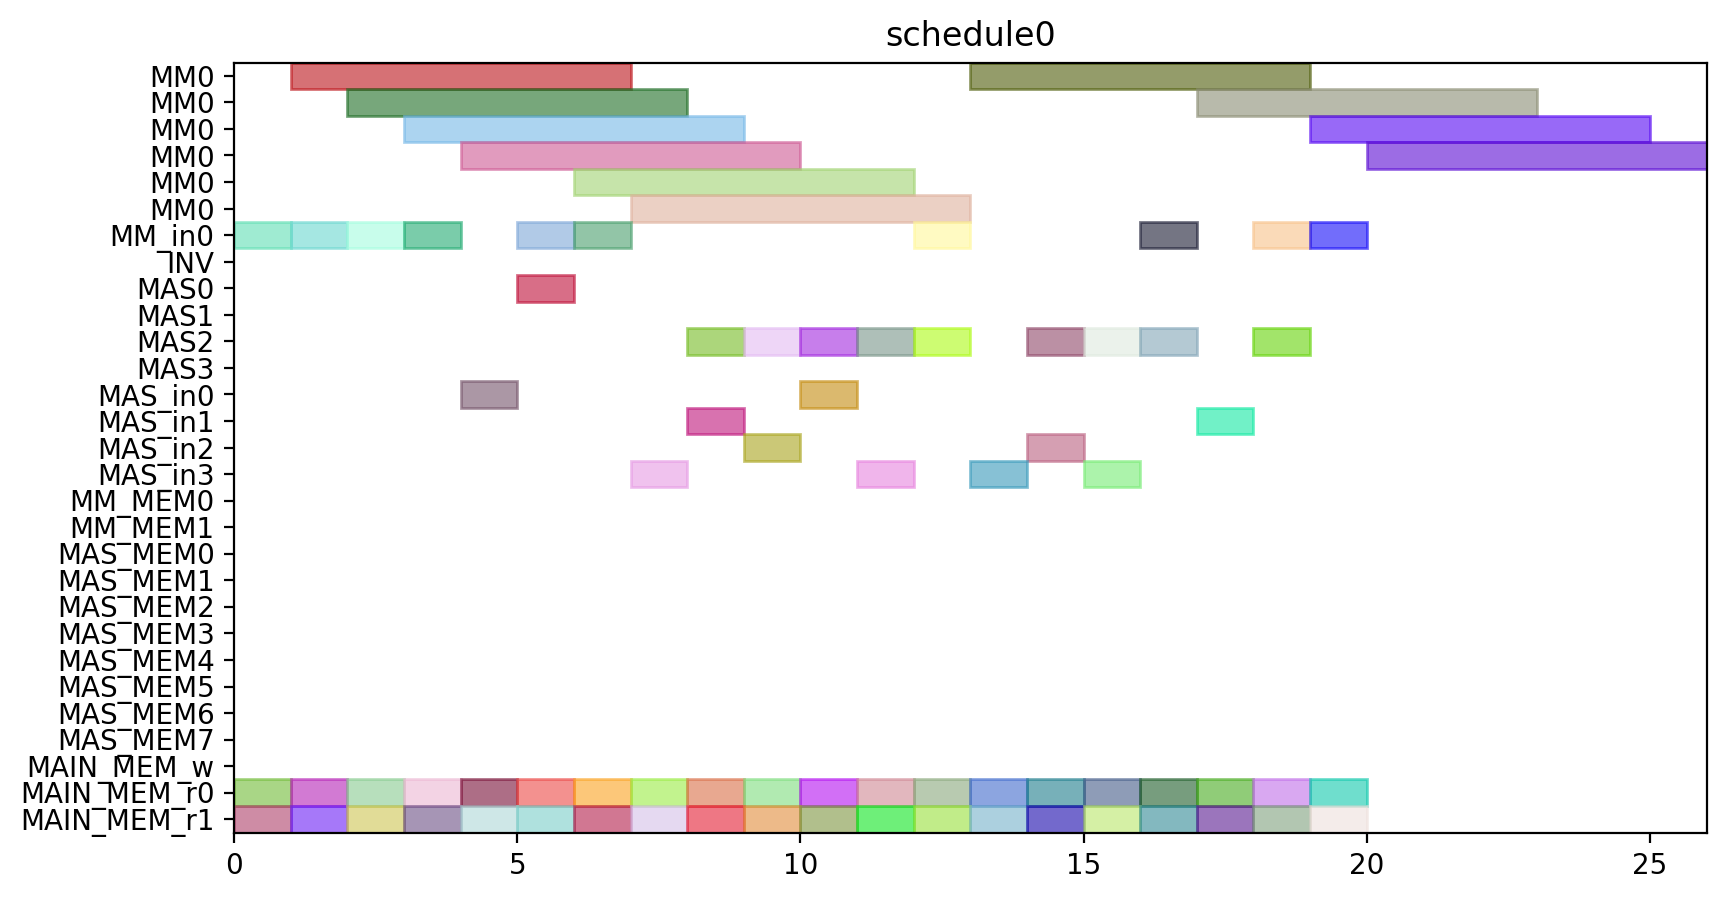

This figure's Python source:
from pyschedule import Scenario, solvers, plotters, alt


def solve():
	horizon = 90
	S = Scenario("schedule0", horizon=horizon)

	# resource
	MM = S.Resources('MM', num=1, size=6)
	MM_in = S.Resources('MM_in', num=1)
	INV = S.Resource('INV')
	MAS = S.Resources('MAS', num=4, size=1, periods=range(1, horizon))
	MAS_in = S.Resources('MAS_in', num=4)
	MM_MEM = S.Resources('MM_MEM', num=2)
	MAS_MEM = S.Resources('MAS_MEM', num=8)
	MAIN_MEM_w = S.Resource('MAIN_MEM_w', size=1)
	MAIN_MEM_r = S.Resources('MAIN_MEM_r', num=2)

	# result of previous scheduling

	# new tasks
	c10_t0_in = S.Task('c10_t0_in', length=1, delay_cost=1)
	c10_t0_in += alt(MM_in)
	c10_t0 = S.Task('c10_t0', length=6, delay_cost=1)
	c10_t0 += alt(MM)
	S += c10_t0>=c10_t0_in

	c10_t0_mem0 = S.Task('c10_t0_mem0', length=1, delay_cost=1)
	c10_t0_mem0 += MAIN_MEM_r[0]
	S += c10_t0_mem0 <= c10_t0

	c10_t0_mem1 = S.Task('c10_t0_mem1', length=1, delay_cost=1)
	c10_t0_mem1 += MAIN_MEM_r[1]
	S += c10_t0_mem1 <= c10_t0

	c10_t1_in = S.Task('c10_t1_in', length=1, delay_cost=1)
	c10_t1_in += alt(MM_in)
	c10_t1 = S.Task('c10_t1', length=6, delay_cost=1)
	c10_t1 += alt(MM)
	S += c10_t1>=c10_t1_in

	c10_t1_mem0 = S.Task('c10_t1_mem0', length=1, delay_cost=1)
	c10_t1_mem0 += MAIN_MEM_r[0]
	S += c10_t1_mem0 <= c10_t1

	c10_t1_mem1 = S.Task('c10_t1_mem1', length=1, delay_cost=1)
	c10_t1_mem1 += MAIN_MEM_r[1]
	S += c10_t1_mem1 <= c10_t1

	c10_t2_in = S.Task('c10_t2_in', length=1, delay_cost=1)
	c10_t2_in += alt(MAS_in)
	c10_t2 = S.Task('c10_t2', length=1, delay_cost=1)
	c10_t2 += alt(MAS)

	S += c10_t2>=c10_t2_in

	c10_t2_mem0 = S.Task('c10_t2_mem0', length=1, delay_cost=1)
	c10_t2_mem0 += MAIN_MEM_r[0]
	S += c10_t2_mem0 <= c10_t2

	c10_t2_mem1 = S.Task('c10_t2_mem1', length=1, delay_cost=1)
	c10_t2_mem1 += MAIN_MEM_r[1]
	S += c10_t2_mem1 <= c10_t2

	c10_t3_in = S.Task('c10_t3_in', length=1, delay_cost=1)
	c10_t3_in += alt(MAS_in)
	c10_t3 = S.Task('c10_t3', length=1, delay_cost=1)
	c10_t3 += alt(MAS)

	S += c10_t3>=c10_t3_in

	c10_t3_mem0 = S.Task('c10_t3_mem0', length=1, delay_cost=1)
	c10_t3_mem0 += MAIN_MEM_r[0]
	S += c10_t3_mem0 <= c10_t3

	c10_t3_mem1 = S.Task('c10_t3_mem1', length=1, delay_cost=1)
	c10_t3_mem1 += MAIN_MEM_r[1]
	S += c10_t3_mem1 <= c10_t3

	c20_t0_in = S.Task('c20_t0_in', length=1, delay_cost=1)
	c20_t0_in += alt(MM_in)
	c20_t0 = S.Task('c20_t0', length=6, delay_cost=1)
	c20_t0 += alt(MM)
	S += c20_t0>=c20_t0_in

	c20_t0_mem0 = S.Task('c20_t0_mem0', length=1, delay_cost=1)
	c20_t0_mem0 += MAIN_MEM_r[0]
	S += c20_t0_mem0 <= c20_t0

	c20_t0_mem1 = S.Task('c20_t0_mem1', length=1, delay_cost=1)
	c20_t0_mem1 += MAIN_MEM_r[1]
	S += c20_t0_mem1 <= c20_t0

	c20_t1_in = S.Task('c20_t1_in', length=1, delay_cost=1)
	c20_t1_in += alt(MM_in)
	c20_t1 = S.Task('c20_t1', length=6, delay_cost=1)
	c20_t1 += alt(MM)
	S += c20_t1>=c20_t1_in

	c20_t1_mem0 = S.Task('c20_t1_mem0', length=1, delay_cost=1)
	c20_t1_mem0 += MAIN_MEM_r[0]
	S += c20_t1_mem0 <= c20_t1

	c20_t1_mem1 = S.Task('c20_t1_mem1', length=1, delay_cost=1)
	c20_t1_mem1 += MAIN_MEM_r[1]
	S += c20_t1_mem1 <= c20_t1

	c20_t2_in = S.Task('c20_t2_in', length=1, delay_cost=1)
	c20_t2_in += alt(MAS_in)
	c20_t2 = S.Task('c20_t2', length=1, delay_cost=1)
	c20_t2 += alt(MAS)

	S += c20_t2>=c20_t2_in

	c20_t2_mem0 = S.Task('c20_t2_mem0', length=1, delay_cost=1)
	c20_t2_mem0 += MAIN_MEM_r[0]
	S += c20_t2_mem0 <= c20_t2

	c20_t2_mem1 = S.Task('c20_t2_mem1', length=1, delay_cost=1)
	c20_t2_mem1 += MAIN_MEM_r[1]
	S += c20_t2_mem1 <= c20_t2

	c20_t3_in = S.Task('c20_t3_in', length=1, delay_cost=1)
	c20_t3_in += alt(MAS_in)
	c20_t3 = S.Task('c20_t3', length=1, delay_cost=1)
	c20_t3 += alt(MAS)

	S += c20_t3>=c20_t3_in

	c20_t3_mem0 = S.Task('c20_t3_mem0', length=1, delay_cost=1)
	c20_t3_mem0 += MAIN_MEM_r[0]
	S += c20_t3_mem0 <= c20_t3

	c20_t3_mem1 = S.Task('c20_t3_mem1', length=1, delay_cost=1)
	c20_t3_mem1 += MAIN_MEM_r[1]
	S += c20_t3_mem1 <= c20_t3

	c01_t0_in = S.Task('c01_t0_in', length=1, delay_cost=1)
	c01_t0_in += alt(MM_in)
	c01_t0 = S.Task('c01_t0', length=6, delay_cost=1)
	c01_t0 += alt(MM)
	S += c01_t0>=c01_t0_in

	c01_t0_mem0 = S.Task('c01_t0_mem0', length=1, delay_cost=1)
	c01_t0_mem0 += MAIN_MEM_r[0]
	S += c01_t0_mem0 <= c01_t0

	c01_t0_mem1 = S.Task('c01_t0_mem1', length=1, delay_cost=1)
	c01_t0_mem1 += MAIN_MEM_r[1]
	S += c01_t0_mem1 <= c01_t0

	c01_t1_in = S.Task('c01_t1_in', length=1, delay_cost=1)
	c01_t1_in += alt(MM_in)
	c01_t1 = S.Task('c01_t1', length=6, delay_cost=1)
	c01_t1 += alt(MM)
	S += c01_t1>=c01_t1_in

	c01_t1_mem0 = S.Task('c01_t1_mem0', length=1, delay_cost=1)
	c01_t1_mem0 += MAIN_MEM_r[0]
	S += c01_t1_mem0 <= c01_t1

	c01_t1_mem1 = S.Task('c01_t1_mem1', length=1, delay_cost=1)
	c01_t1_mem1 += MAIN_MEM_r[1]
	S += c01_t1_mem1 <= c01_t1

	c01_t2_in = S.Task('c01_t2_in', length=1, delay_cost=1)
	c01_t2_in += alt(MAS_in)
	c01_t2 = S.Task('c01_t2', length=1, delay_cost=1)
	c01_t2 += alt(MAS)

	S += c01_t2>=c01_t2_in

	c01_t2_mem0 = S.Task('c01_t2_mem0', length=1, delay_cost=1)
	c01_t2_mem0 += MAIN_MEM_r[0]
	S += c01_t2_mem0 <= c01_t2

	c01_t2_mem1 = S.Task('c01_t2_mem1', length=1, delay_cost=1)
	c01_t2_mem1 += MAIN_MEM_r[1]
	S += c01_t2_mem1 <= c01_t2

	c01_t3_in = S.Task('c01_t3_in', length=1, delay_cost=1)
	c01_t3_in += alt(MAS_in)
	c01_t3 = S.Task('c01_t3', length=1, delay_cost=1)
	c01_t3 += alt(MAS)

	S += c01_t3>=c01_t3_in

	c01_t3_mem0 = S.Task('c01_t3_mem0', length=1, delay_cost=1)
	c01_t3_mem0 += MAIN_MEM_r[0]
	S += c01_t3_mem0 <= c01_t3

	c01_t3_mem1 = S.Task('c01_t3_mem1', length=1, delay_cost=1)
	c01_t3_mem1 += MAIN_MEM_r[1]
	S += c01_t3_mem1 <= c01_t3

	c11_t0_in = S.Task('c11_t0_in', length=1, delay_cost=1)
	c11_t0_in += alt(MM_in)
	c11_t0 = S.Task('c11_t0', length=6, delay_cost=1)
	c11_t0 += alt(MM)
	S += c11_t0>=c11_t0_in

	c11_t0_mem0 = S.Task('c11_t0_mem0', length=1, delay_cost=1)
	c11_t0_mem0 += MAIN_MEM_r[0]
	S += c11_t0_mem0 <= c11_t0

	c11_t0_mem1 = S.Task('c11_t0_mem1', length=1, delay_cost=1)
	c11_t0_mem1 += MAIN_MEM_r[1]
	S += c11_t0_mem1 <= c11_t0

	c11_t1_in = S.Task('c11_t1_in', length=1, delay_cost=1)
	c11_t1_in += alt(MM_in)
	c11_t1 = S.Task('c11_t1', length=6, delay_cost=1)
	c11_t1 += alt(MM)
	S += c11_t1>=c11_t1_in

	c11_t1_mem0 = S.Task('c11_t1_mem0', length=1, delay_cost=1)
	c11_t1_mem0 += MAIN_MEM_r[0]
	S += c11_t1_mem0 <= c11_t1

	c11_t1_mem1 = S.Task('c11_t1_mem1', length=1, delay_cost=1)
	c11_t1_mem1 += MAIN_MEM_r[1]
	S += c11_t1_mem1 <= c11_t1

	c11_t2_in = S.Task('c11_t2_in', length=1, delay_cost=1)
	c11_t2_in += alt(MAS_in)
	c11_t2 = S.Task('c11_t2', length=1, delay_cost=1)
	c11_t2 += alt(MAS)

	S += c11_t2>=c11_t2_in

	c11_t2_mem0 = S.Task('c11_t2_mem0', length=1, delay_cost=1)
	c11_t2_mem0 += MAIN_MEM_r[0]
	S += c11_t2_mem0 <= c11_t2

	c11_t2_mem1 = S.Task('c11_t2_mem1', length=1, delay_cost=1)
	c11_t2_mem1 += MAIN_MEM_r[1]
	S += c11_t2_mem1 <= c11_t2

	c11_t3_in = S.Task('c11_t3_in', length=1, delay_cost=1)
	c11_t3_in += alt(MAS_in)
	c11_t3 = S.Task('c11_t3', length=1, delay_cost=1)
	c11_t3 += alt(MAS)

	S += c11_t3>=c11_t3_in

	c11_t3_mem0 = S.Task('c11_t3_mem0', length=1, delay_cost=1)
	c11_t3_mem0 += MAIN_MEM_r[0]
	S += c11_t3_mem0 <= c11_t3

	c11_t3_mem1 = S.Task('c11_t3_mem1', length=1, delay_cost=1)
	c11_t3_mem1 += MAIN_MEM_r[1]
	S += c11_t3_mem1 <= c11_t3

	c21_t0_in = S.Task('c21_t0_in', length=1, delay_cost=1)
	c21_t0_in += alt(MM_in)
	c21_t0 = S.Task('c21_t0', length=6, delay_cost=1)
	c21_t0 += alt(MM)
	S += c21_t0>=c21_t0_in

	c21_t0_mem0 = S.Task('c21_t0_mem0', length=1, delay_cost=1)
	c21_t0_mem0 += MAIN_MEM_r[0]
	S += c21_t0_mem0 <= c21_t0

	c21_t0_mem1 = S.Task('c21_t0_mem1', length=1, delay_cost=1)
	c21_t0_mem1 += MAIN_MEM_r[1]
	S += c21_t0_mem1 <= c21_t0

	c21_t1_in = S.Task('c21_t1_in', length=1, delay_cost=1)
	c21_t1_in += alt(MM_in)
	c21_t1 = S.Task('c21_t1', length=6, delay_cost=1)
	c21_t1 += alt(MM)
	S += c21_t1>=c21_t1_in

	c21_t1_mem0 = S.Task('c21_t1_mem0', length=1, delay_cost=1)
	c21_t1_mem0 += MAIN_MEM_r[0]
	S += c21_t1_mem0 <= c21_t1

	c21_t1_mem1 = S.Task('c21_t1_mem1', length=1, delay_cost=1)
	c21_t1_mem1 += MAIN_MEM_r[1]
	S += c21_t1_mem1 <= c21_t1

	c21_t2_in = S.Task('c21_t2_in', length=1, delay_cost=1)
	c21_t2_in += alt(MAS_in)
	c21_t2 = S.Task('c21_t2', length=1, delay_cost=1)
	c21_t2 += alt(MAS)

	S += c21_t2>=c21_t2_in

	c21_t2_mem0 = S.Task('c21_t2_mem0', length=1, delay_cost=1)
	c21_t2_mem0 += MAIN_MEM_r[0]
	S += c21_t2_mem0 <= c21_t2

	c21_t2_mem1 = S.Task('c21_t2_mem1', length=1, delay_cost=1)
	c21_t2_mem1 += MAIN_MEM_r[1]
	S += c21_t2_mem1 <= c21_t2

	c21_t3_in = S.Task('c21_t3_in', length=1, delay_cost=1)
	c21_t3_in += alt(MAS_in)
	c21_t3 = S.Task('c21_t3', length=1, delay_cost=1)
	c21_t3 += alt(MAS)

	S += c21_t3>=c21_t3_in

	c21_t3_mem0 = S.Task('c21_t3_mem0', length=1, delay_cost=1)
	c21_t3_mem0 += MAIN_MEM_r[0]
	S += c21_t3_mem0 <= c21_t3

	c21_t3_mem1 = S.Task('c21_t3_mem1', length=1, delay_cost=1)
	c21_t3_mem1 += MAIN_MEM_r[1]
	S += c21_t3_mem1 <= c21_t3

	solvers.mip.solve(S,msg=1,kind='CPLEX',ratio_gap=1.01)

	solution = [['hoge']*len(S.solution()[1]) for i in range(len(S.solution()))]
	for i in range(len(S.solution())):
		for j in range(len(S.solution()[i])):
			solution[i][j]=str(S.solution()[i][j])
	print(solution)

	cycles = int(solution[-1][3])

	pic_file_name = "/home/mfukuda/ABE/python/multiRAM_multiMAS/scheduling_result/stage6MM1_stage1MAS4/FROB/schedule0.png"
	if(S.solution() != []):
		plotters.matplotlib.plot(S,img_filename=pic_file_name, show_task_labels=False, fig_size=(cycles*0.25+3, 5))

	return solution
